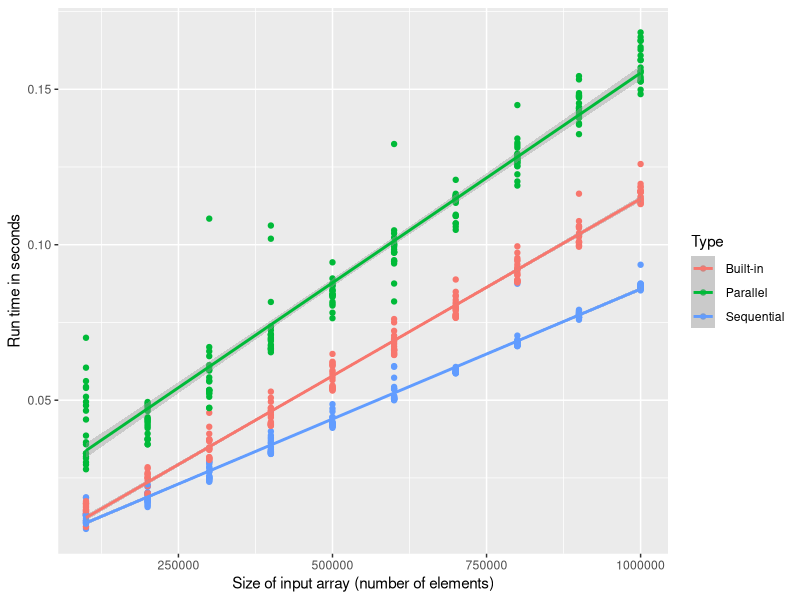
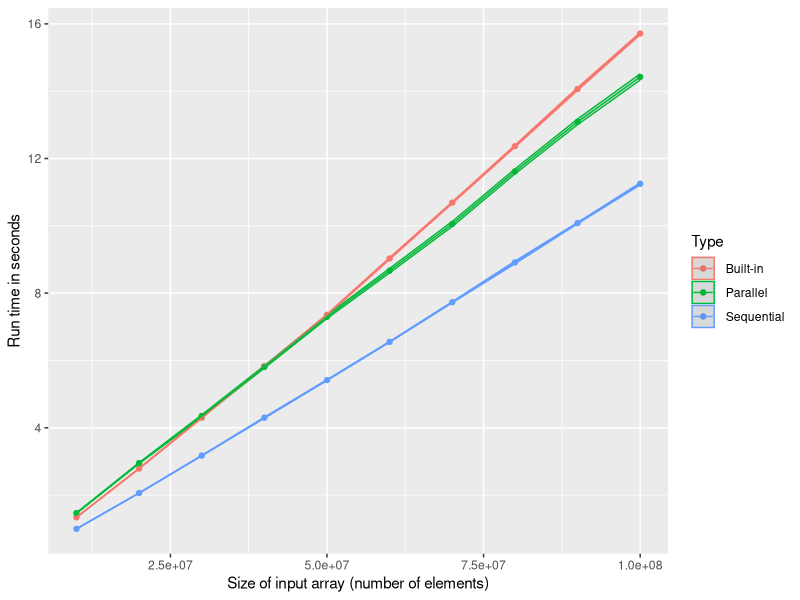
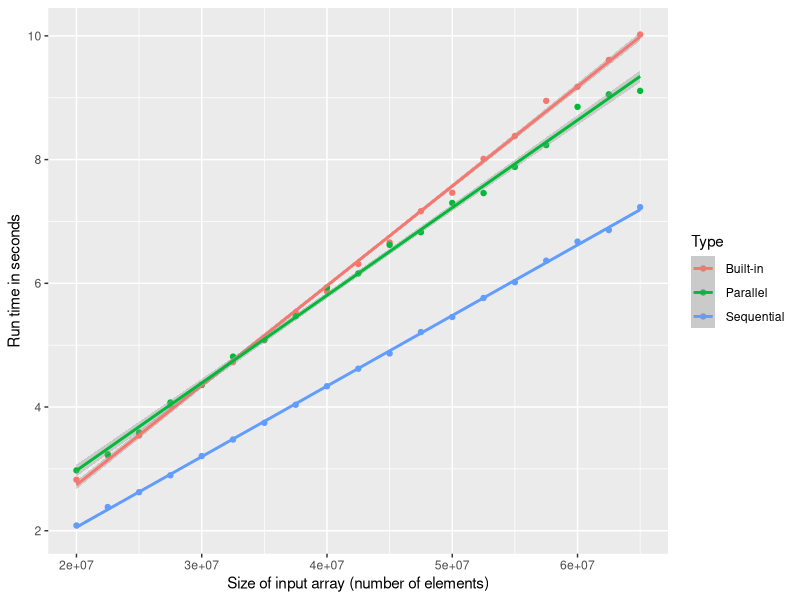
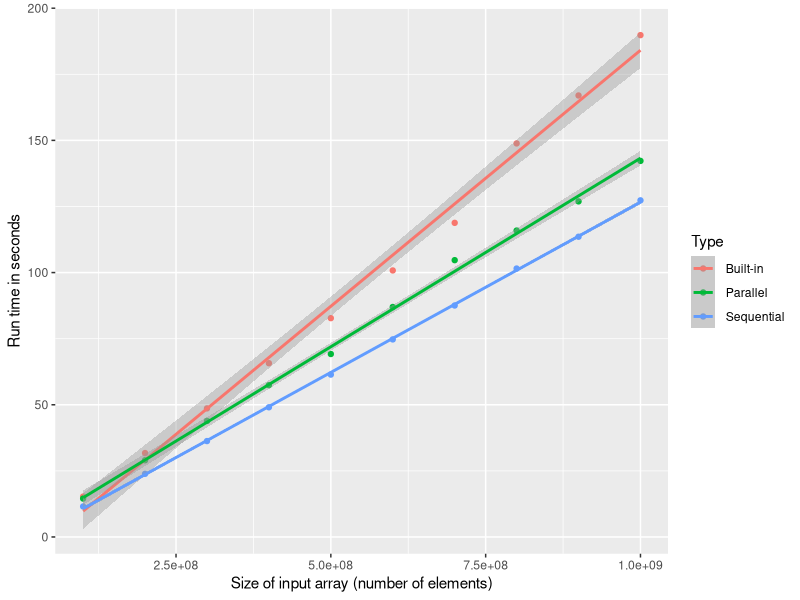
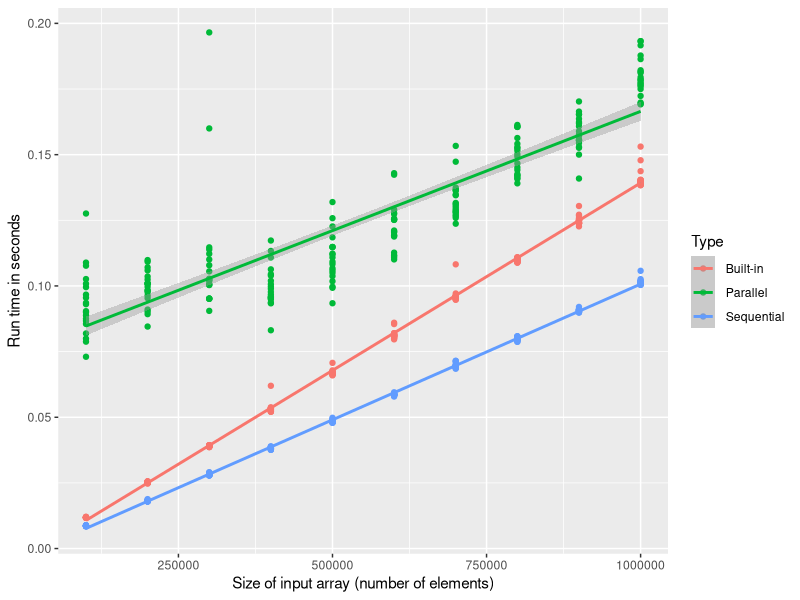
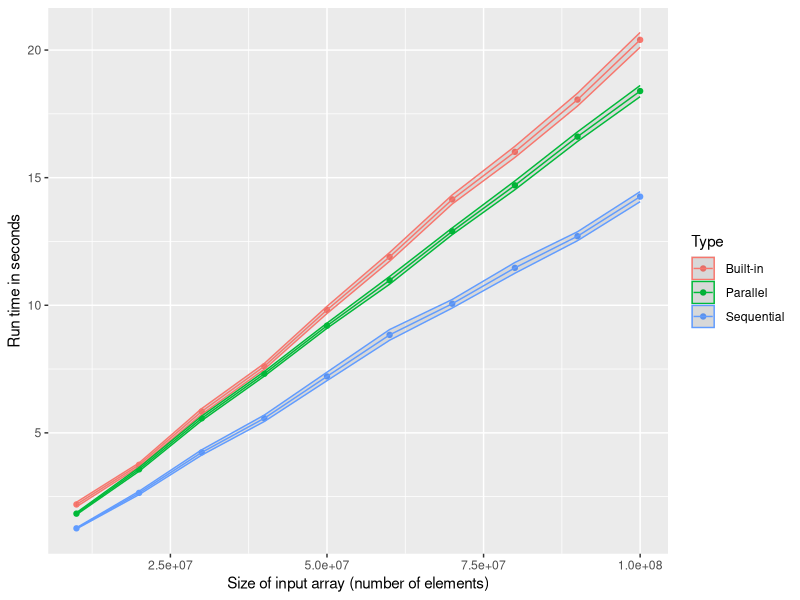

Recreate these plots in R, in order.
## ---- chunk 1
library(tidyverse)
#library(Rtsne)
#library(doParallel)
#library(benchmarkme)
## ---- chunk 2
knitr::opts_chunk$set(echo = TRUE)
## ---- chunk 3
#cat("Machine:     "); print(get_cpu()$model_name)
## ---- chunk 4
#cat("Num cores:   "); print(detectCores(all.tests = TRUE, logical = FALSE)/2)
## ---- chunk 5
#cat("Num threads: "); print(detectCores(logical = TRUE))
## ---- chunk 6
#cat("RAM:         "); print (get_ram()); cat("\n")
## ---- chunk 7
df1 <- read.csv("data/jimiolaniyan_2021-11-25/measurements_1M.csv", sep=",")
new_df <- df1 %>% group_by(Size, Type)
x = labs(x = "Size of input array (number of elements)") 
y = labs(y = "Run time in seconds")
ggplot(new_df, aes(x=Size, y=Time, color=Type))+ geom_point() + geom_smooth(method='lm')+ x + y
## ---- chunk 8
df2 <- read.csv("data/jimiolaniyan_2021-11-25/measurements_100M.csv", sep=",")
new_df <- df2 %>% group_by(Size, Type) %>% summarise(mean=mean(Time), sd=sd(Time), n=n())
x = labs(x = "Size of input array (number of elements)") 
y = labs(y = "Run time in seconds")
ggplot(new_df, aes(x=Size, y=mean, color=Type))+ geom_point() + geom_ribbon(aes(ymin=mean-sd/sqrt(n), ymax=mean+sd/sqrt(n)), alpha=0.1) + geom_line() + x + y
#ggplot(new_df, aes(x=Size, y=mean, color=Type))+ geom_point() + geom_smooth(method='lm')+ x + y
## ---- chunk 9
df3 <- read.csv("data/jimiolaniyan_2021-11-25/measurements_20M_70M.csv", sep=",")
new_df <- df3 %>% group_by(Size, Type) %>% summarise(mean=mean(Time), sd=sd(Time), n=n())
x = labs(x = "Size of input array (number of elements)") 
y = labs(y = "Run time in seconds")
#ggplot(new_df, aes(x=Size, y=mean, color=Type))+ geom_point() + geom_ribbon(aes(ymin=mean-sd/sqrt(n), ymax=mean+sd/sqrt(n)), alpha=0.1) + geom_line() + x + y
ggplot(new_df, aes(x=Size, y=mean, color=Type))+ geom_point() + geom_smooth(method='lm')+ x + y
## ---- chunk 10
df4 <- read.csv("data/jimiolaniyan_2021-11-24/measurements_1B.csv", sep=",")
new_df <- df4 %>% group_by(Size, Type) %>% summarise(mean=mean(Time), sd=sd(Time), n=n())
x = labs(x = "Size of input array (number of elements)") 
y = labs(y = "Run time in seconds")
#ggplot(new_df, aes(x=Size, y=mean, color=Type))+ geom_point() + geom_ribbon(aes(ymin=mean-sd/sqrt(n), ymax=mean+sd/sqrt(n)), alpha=0.1) + geom_line() + x + y
ggplot(new_df, aes(x=Size, y=mean, color=Type))+ geom_point() + geom_smooth(method='lm')+ x + y
## ---- chunk 11
df1 <- read.csv("data/LAPTOP-126V4913_2021-12-01/measurements_1M.csv", sep=",")
new_df <- df1 %>% group_by(Size, Type)
x = labs(x = "Size of input array (number of elements)") 
y = labs(y = "Run time in seconds")
ggplot(new_df, aes(x=Size, y=Time, color=Type))+ geom_point() + geom_smooth(method='lm')+ x + y
## ---- chunk 12
df2 <- read.csv("data/LAPTOP-126V4913_2021-12-02/measurements_100M.csv", sep=",")
new_df <- df2 %>% group_by(Size, Type) %>% summarise(mean=mean(Time), sd=sd(Time), n=n())
x = labs(x = "Size of input array (number of elements)") 
y = labs(y = "Run time in seconds")
ggplot(new_df, aes(x=Size, y=mean, color=Type))+ geom_point() + geom_ribbon(aes(ymin=mean-sd/sqrt(n), ymax=mean+sd/sqrt(n)), alpha=0.1) + geom_line() + x + y
#ggplot(new_df, aes(x=Size, y=mean, color=Type))+ geom_point() + geom_smooth(method='lm')+ x + y
